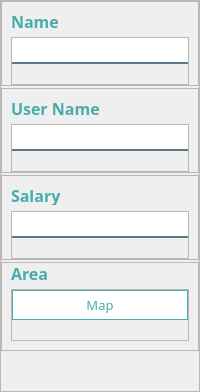
              <widget class="QFrame" name="frame_6">
               <property name="frameShape">
                <enum>QFrame::StyledPanel</enum>
               </property>
               <property name="frameShadow">
                <enum>QFrame::Raised</enum>
               </property>
               <layout class="QVBoxLayout" name="verticalLayout_5">
                <property name="spacing">
                 <number>2</number>
                </property>
                <property name="leftMargin">
                 <number>0</number>
                </property>
                <property name="topMargin">
                 <number>0</number>
                </property>
                <property name="rightMargin">
                 <number>0</number>
                </property>
                <property name="bottomMargin">
                 <number>40</number>
                </property>
                <item>
                 <widget class="QFrame" name="frame_14">
                  <property name="frameShape">
                   <enum>QFrame::StyledPanel</enum>
                  </property>
                  <property name="frameShadow">
                   <enum>QFrame::Raised</enum>
                  </property>
                  <layout class="QVBoxLayout" name="verticalLayout_11">
                   <property name="bottomMargin">
                    <number>0</number>
                   </property>
                   <item>
                    <widget class="QLabel" name="label_83">
                     <property name="maximumSize">
                      <size>
                       <width>120</width>
                       <height>20</height>
                      </size>
                     </property>
                     <property name="font">
                      <font>
                       <family>Century Gothic</family>
                       <pointsize>12</pointsize>
                       <weight>75</weight>
                       <bold>true</bold>
                      </font>
                     </property>
                     <property name="styleSheet">
                      <string notr="true">color:#48ACAC</string>
                     </property>
                     <property name="text">
                      <string>Name</string>
                     </property>
                    </widget>
                   </item>
                   <item>
                    <widget class="QFrame" name="frame_37">
                     <property name="frameShape">
                      <enum>QFrame::StyledPanel</enum>
                     </property>
                     <property name="frameShadow">
                      <enum>QFrame::Raised</enum>
                     </property>
                     <layout class="QVBoxLayout" name="verticalLayout_34">
                      <property name="leftMargin">
                       <number>0</number>
                      </property>
                      <property name="topMargin">
                       <number>0</number>
                      </property>
                      <property name="rightMargin">
                       <number>0</number>
                      </property>
                      <property name="bottomMargin">
                       <number>0</number>
                      </property>
                      <item>
                       <widget class="QLineEdit" name="txtName">
                        <property name="font">
                         <font>
                          <pointsize>10</pointsize>
                         </font>
                        </property>
                        <property name="styleSheet">
                         <string notr="true">background-color:white;
border:none;
border-bottom:2px solid rgba(46, 82, 101, 200);
color:black;
padding-bottom:7px;</string>
                        </property>
                        <property name="placeholderText">
                         <string/>
                        </property>
                       </widget>
                      </item>
                      <item>
                       <widget class="QLabel" name="lblNameValidation">
                        <property name="styleSheet">
                         <string notr="true">color: rgb(255, 0, 0);</string>
                        </property>
                        <property name="text">
                         <string/>
                        </property>
                       </widget>
                      </item>
                     </layout>
                    </widget>
                   </item>
                  </layout>
                 </widget>
                </item>
                <item>
                 <widget class="QFrame" name="frame_15">
                  <property name="frameShape">
                   <enum>QFrame::StyledPanel</enum>
                  </property>
                  <property name="frameShadow">
                   <enum>QFrame::Raised</enum>
                  </property>
                  <layout class="QVBoxLayout" name="verticalLayout_12">
                   <property name="bottomMargin">
                    <number>0</number>
                   </property>
                   <item>
                    <widget class="QLabel" name="label_84">
                     <property name="maximumSize">
                      <size>
                       <width>120</width>
                       <height>20</height>
                      </size>
                     </property>
                     <property name="font">
                      <font>
                       <family>Century Gothic</family>
                       <pointsize>12</pointsize>
                       <weight>75</weight>
                       <bold>true</bold>
                      </font>
                     </property>
                     <property name="styleSheet">
                      <string notr="true">color:#48ACAC</string>
                     </property>
                     <property name="text">
                      <string>User Name</string>
                     </property>
                    </widget>
                   </item>
                   <item>
                    <widget class="QFrame" name="frame_34">
                     <property name="frameShape">
                      <enum>QFrame::StyledPanel</enum>
                     </property>
                     <property name="frameShadow">
                      <enum>QFrame::Raised</enum>
                     </property>
                     <layout class="QVBoxLayout" name="verticalLayout_31">
                      <property name="leftMargin">
                       <number>0</number>
                      </property>
                      <property name="topMargin">
                       <number>0</number>
                      </property>
                      <property name="rightMargin">
                       <number>0</number>
                      </property>
                      <property name="bottomMargin">
                       <number>0</number>
                      </property>
                      <item>
                       <widget class="QLineEdit" name="txtUserName">
                        <property name="font">
                         <font>
                          <pointsize>10</pointsize>
                         </font>
                        </property>
                        <property name="styleSheet">
                         <string notr="true">background-color:white;
border:none;
border-bottom:2px solid rgba(46, 82, 101, 200);
color:black;
padding-bottom:7px;</string>
                        </property>
                        <property name="placeholderText">
                         <string/>
                        </property>
                       </widget>
                      </item>
                      <item>
                       <widget class="QLabel" name="lblUserNameValidation">
                        <property name="styleSheet">
                         <string notr="true">color: rgb(255, 0, 0);</string>
                        </property>
                        <property name="text">
                         <string/>
                        </property>
                       </widget>
                      </item>
                     </layout>
                    </widget>
                   </item>
                  </layout>
                 </widget>
                </item>
                <item>
                 <widget class="QFrame" name="frame_16">
                  <property name="frameShape">
                   <enum>QFrame::StyledPanel</enum>
                  </property>
                  <property name="frameShadow">
                   <enum>QFrame::Raised</enum>
                  </property>
                  <layout class="QVBoxLayout" name="verticalLayout_13">
                   <property name="bottomMargin">
                    <number>0</number>
                   </property>
                   <item>
                    <widget class="QLabel" name="label_85">
                     <property name="maximumSize">
                      <size>
                       <width>120</width>
                       <height>20</height>
                      </size>
                     </property>
                     <property name="font">
                      <font>
                       <family>Century Gothic</family>
                       <pointsize>12</pointsize>
                       <weight>75</weight>
                       <bold>true</bold>
                      </font>
                     </property>
                     <property name="styleSheet">
                      <string notr="true">color:#48ACAC</string>
                     </property>
                     <property name="text">
                      <string>Salary</string>
                     </property>
                    </widget>
                   </item>
                   <item>
                    <widget class="QFrame" name="frame_32">
                     <property name="frameShape">
                      <enum>QFrame::StyledPanel</enum>
                     </property>
                     <property name="frameShadow">
                      <enum>QFrame::Raised</enum>
                     </property>
                     <layout class="QVBoxLayout" name="verticalLayout_29">
                      <property name="leftMargin">
                       <number>0</number>
                      </property>
                      <property name="topMargin">
                       <number>0</number>
                      </property>
                      <property name="rightMargin">
                       <number>0</number>
                      </property>
                      <property name="bottomMargin">
                       <number>0</number>
                      </property>
                      <item>
                       <widget class="QLineEdit" name="txtSalary">
                        <property name="font">
                         <font>
                          <pointsize>10</pointsize>
                         </font>
                        </property>
                        <property name="styleSheet">
                         <string notr="true">background-color:white;
border:none;
border-bottom:2px solid rgba(46, 82, 101, 200);
color:black;
padding-bottom:7px;</string>
                        </property>
                        <property name="placeholderText">
                         <string/>
                        </property>
                       </widget>
                      </item>
                      <item>
                       <widget class="QLabel" name="lblSalaryValidation">
                        <property name="styleSheet">
                         <string notr="true">color: rgb(255, 0, 0);</string>
                        </property>
                        <property name="text">
                         <string/>
                        </property>
                       </widget>
                      </item>
                     </layout>
                    </widget>
                   </item>
                  </layout>
                 </widget>
                </item>
                <item>
                 <widget class="QFrame" name="frame_17">
                  <property name="frameShape">
                   <enum>QFrame::StyledPanel</enum>
                  </property>
                  <property name="frameShadow">
                   <enum>QFrame::Raised</enum>
                  </property>
                  <layout class="QVBoxLayout" name="verticalLayout_14">
                   <property name="topMargin">
                    <number>0</number>
                   </property>
                   <item>
                    <widget class="QLabel" name="label_86">
                     <property name="maximumSize">
                      <size>
                       <width>120</width>
                       <height>20</height>
                      </size>
                     </property>
                     <property name="font">
                      <font>
                       <family>Century Gothic</family>
                       <pointsize>12</pointsize>
                       <weight>75</weight>
                       <bold>true</bold>
                      </font>
                     </property>
                     <property name="styleSheet">
                      <string notr="true">color:#48ACAC</string>
                     </property>
                     <property name="text">
                      <string>Area</string>
                     </property>
                    </widget>
                   </item>
                   <item>
                    <widget class="QFrame" name="frame_48">
                     <property name="frameShape">
                      <enum>QFrame::StyledPanel</enum>
                     </property>
                     <property name="frameShadow">
                      <enum>QFrame::Raised</enum>
                     </property>
                     <layout class="QVBoxLayout" name="verticalLayout_39">
                      <property name="leftMargin">
                       <number>0</number>
                      </property>
                      <property name="topMargin">
                       <number>0</number>
                      </property>
                      <property name="rightMargin">
                       <number>0</number>
                      </property>
                      <property name="bottomMargin">
                       <number>0</number>
                      </property>
                      <item>
                       <widget class="QPushButton" name="btnArea">
                        <property name="minimumSize">
                         <size>
                          <width>0</width>
                          <height>30</height>
                         </size>
                        </property>
                        <property name="maximumSize">
                         <size>
                          <width>16777215</width>
                          <height>35</height>
                         </size>
                        </property>
                        <property name="font">
                         <font>
                          <family>Century Gothic</family>
                          <pointsize>10</pointsize>
                         </font>
                        </property>
                        <property name="cursor">
                         <cursorShape>PointingHandCursor</cursorShape>
                        </property>
                        <property name="styleSheet">
                         <string notr="true">#btnArea
{
border:1px solid #48ACAC;
background-color: rgb(255, 255, 255);
color: rgb(72, 172, 172);

}
#btnArea::hover
{
background-color:#48ACAC;
color: white;

}



</string>
                        </property>
                        <property name="text">
                         <string>Map</string>
                        </property>
                       </widget>
                      </item>
                      <item>
                       <widget class="QLabel" name="lblAreaValidation">
                        <property name="styleSheet">
                         <string notr="true">color: rgb(255, 0, 0);</string>
                        </property>
                        <property name="text">
                         <string/>
                        </property>
                       </widget>
                      </item>
                     </layout>
                    </widget>
                   </item>
                  </layout>
                 </widget>
                </item>
               </layout>
              </widget>
